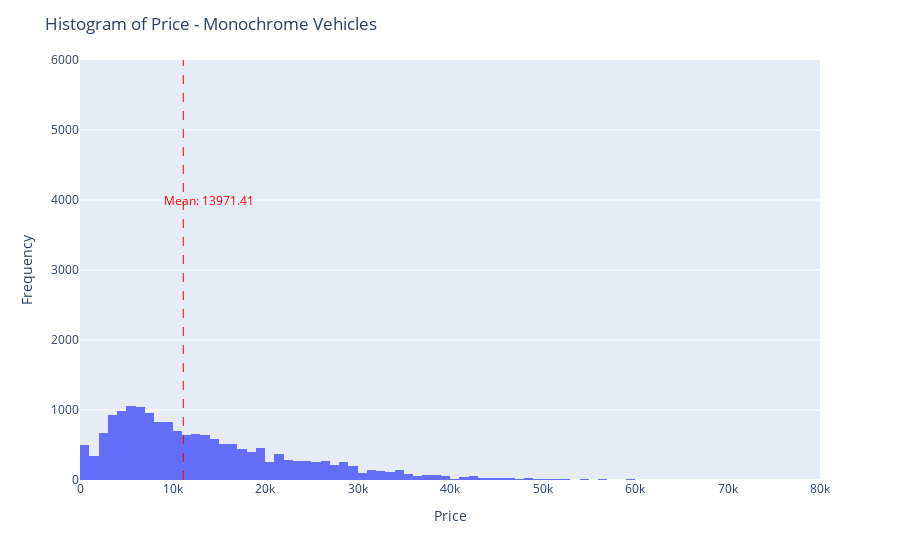

Notebook cell for this chart:
### Code cell
# In plotly express

fig = px.histogram(df_monochrome, x='price', nbins=300)

# Update labels and title
fig.update_xaxes(title_text='Price')
fig.update_yaxes(title_text='Frequency')
fig.update_layout(title_text='Histogram of Price - Monochrome Vehicles')
fig.update_xaxes(range=[0, 80000])
fig.update_yaxes(range=[0, 6000])
fig.add_shape(type="line", x0=color_mean, y0=0, x1=color_mean, y1=6000,
              line=dict(color="red", width=1, dash="dash"))
fig.add_annotation(x=monochrome_mean, y=4000, text=f"Mean: {monochrome_mean:.2f}", showarrow=False,
                   font=dict(color="red"))

# Display the plot
fig.show()

### Figure 1 — Plotly figure (JSON) as saved in the notebook; plotly's stock layout.template omitted (floating-point values rounded to 4 significant figures; data arrays with more than 128 entries replaced by an {"elided": "..."} marker saying what was removed)
{"data": [{"alignmentgroup": "True", "bingroup": "x", "hovertemplate": "price=%{x}<br>count=%{y}<extra></extra>", "legendgroup": "", "marker": {"color": "#636efa", "pattern": {"shape": ""}}, "name": "", "nbinsx": 300, "offsetgroup": "", "orientation": "v", "showlegend": false, "type": "histogram", "x": {"elided": "17721 int values"}, "xaxis": "x", "yaxis": "y"}], "layout": {"annotations": [{"font": {"color": "red"}, "showarrow": false, "text": "Mean: 13971.41", "x": 13970.0, "y": 4000}], "barmode": "relative", "legend": {"tracegroupgap": 0}, "margin": {"t": 60}, "shapes": [{"line": {"color": "red", "dash": "dash", "width": 1}, "type": "line", "x0": 11170.0, "x1": 11170.0, "y0": 0, "y1": 6000}], "title": {"text": "Histogram of Price - Monochrome Vehicles"}, "xaxis": {"anchor": "y", "domain": [0, 1], "range": [0, 80000], "title": {"text": "Price"}}, "yaxis": {"anchor": "x", "domain": [0, 1], "range": [0, 6000], "title": {"text": "Frequency"}}}}
